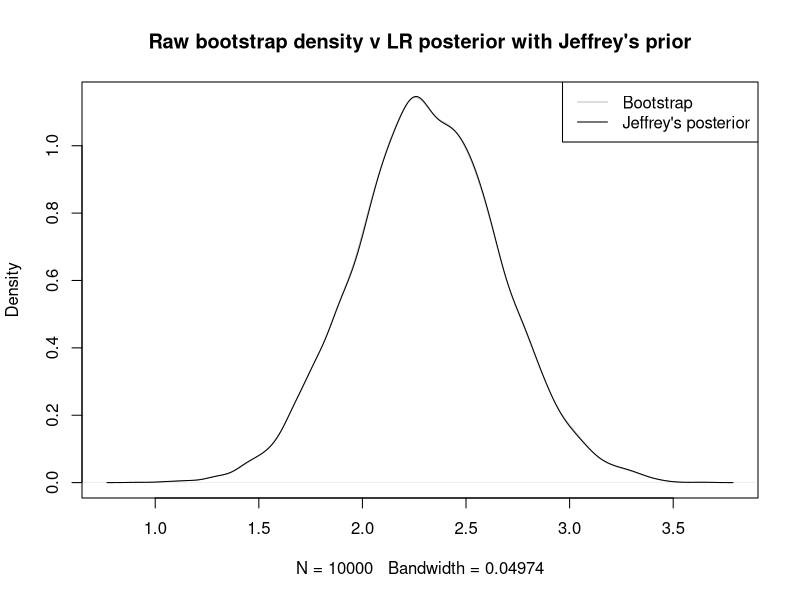

Write the R code that produced this figure.
set.seed(1)

# Simulated data
n <- 100
x <- runif(n)
X <- cbind(1, x)
beta_true <- c(1, 2)
sigma_true <- 1

y <- X %*% beta_true + rnorm(n, sd = sigma_true)

# Fit model (MLE)
fit <- lm(y ~ x)
beta_hat <- coef(fit)
sigma_hat <- sqrt(sum(residuals(fit)^2) / n)

# Parametric bootstrap
B <- 10000
beta_boot <- matrix(NA, B, length(beta_hat))
sigma_boot <- numeric(B)

for (b in 1:B) {
  y_star <- X %*% beta_hat + rnorm(n, sd = sigma_hat)
  fit_star <- lm(y_star ~ x)
  beta_boot[b, ] <- coef(fit_star)
  sigma_boot[b] <- sqrt(sum(residuals(fit_star)^2) / n)
}

# Jeffrey's prior
jeff_prior <- function(sigma) sigma^(-2)

# Likelihood ratio term R(theta)

R <- numeric(B)

mu_boot = X %*% beta_boot[b, ]
mu_hat = X %*% beta_hat

for (b in 1:B) {
  R[b] <- dnorm(mu_hat,mean=mu_boot, sd=sigma_boot[b])/dnorm(mu_boot, mean=mu_hat, sd=sigma_hat)
}

w <- jeff_prior(sigma_boot) * R
w <- w / sum(w)

post_mean <- sum(w * beta_boot[, 2])

post_ci <- quantile(beta_boot[, 2], probs = c(0.025, 0.975), weights = w)

# Posterior density
dens_boot <- density(beta_boot[, 2])

bw0 <- density(beta_boot[, 2])$bw
dens_post <- density(beta_boot[, 2], weights = w, bw = bw0)

# Plot
plot(dens_boot, col="grey", main="Raw bootstrap density v LR posterior with Jeffrey's prior")
lines(dens_post, col="black")
legend("topright", legend=c("Bootstrap","Jeffrey's posterior"),
       col=c("grey","black"), lty=1)





# Posterior using MCMC

# Squared Loss
sq_loss <- function(r) {
          0.5 * r^2
}

# Cumulative Loss
loss_cum <- function(beta, X, y) {
  r <- as.vector(y - X %*% beta)
  sum(sq_loss(r))
}

# Log Target distribution
log_target <- function(beta, sigma, eta, X, y) {
  log_prior(beta, sigma) - eta * loss_cum(beta, X, y)
}

# Random Walk Metropolis-Hastings sampler

mh_sampler <- function(
    X, 
    y, 
    eta,
    beta_init,
    cov_init,
    prop_cov,
    n_iter,
    burnin
) {
  p <- length(beta_init)
  samples <- matrix(NA, n_iter, p)
  weights <- matrix(NA, n_iter, 1)
  
  beta_curr <- beta_init
  log_curr  <- log_target(beta_curr, cov_init, eta, X, y)
  
  accept <- 0
  n_total <- n_iter + burnin
  
  for (t in 1:n_total) {
    
    beta_prop <- MASS::mvrnorm(1, beta_curr, prop_cov)
    log_prop  <- log_target(beta_prop, cov_init, eta, X, y)
    
    accepted <- FALSE
    if (log(runif(1)) < log_prop - log_curr) {
      beta_curr <- beta_prop
      log_curr  <- log_prop
      accepted <- TRUE
    }
    
    if (t > burnin) {
      samples[t - burnin, ] <- beta_curr
      weights[t - burnin, ] <- log_curr
      if (accepted) accept <- accept + 1
    }
  }
  
  list(
    weights = weights/sum(weights),
    samples = samples,
    accept_ratio = accept / n_iter,
    mean = colMeans(samples),
    cov = cov(samples)
  )
}